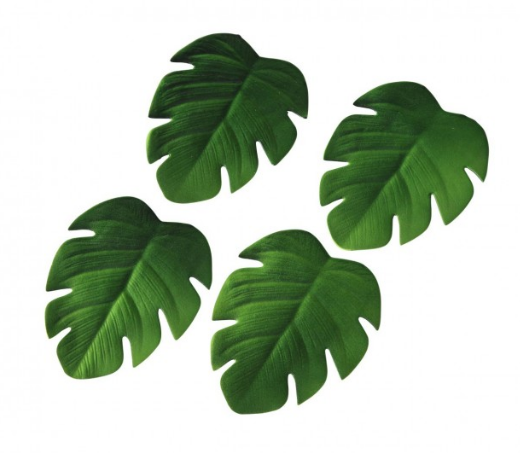
#> input picture practicos/practico2/hojas.png, 520 x 453 px
$ jupyter execute Practico2_julian.ipynb
#> lines starting #> are read from the running program, lines starting #| are printed output that depends on the picture
# Practico 2 - Vision 2020
### Escribir un programa en python que lea una imagen y realice un umbralizado binario, guardando el resultado en otra imagen.
* NOTA: No usar ninguna función de las OpenCV, excepto para leer y guardar la imagen.

[cell 1]
import cv2

Leemos la imagen y obtenemos el tamaño

[cell 2]
img = cv2.imread ('hojas.png', 0)
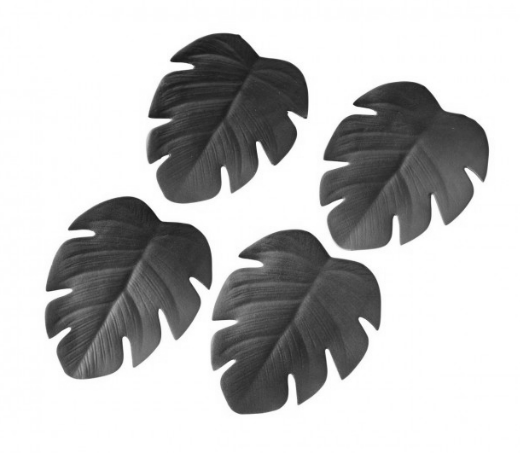
#> img: shape (453, 520); min 25, max 255, mean 191.1
nf, nc = img.shape
#> nf = 453; nc = 520

Recorremos la imagen como si fuera una matriz, al estar en escala de grises va a ser 2D. Si fuera RGB serian 3D.

[cell 3]
for i in range (1, nf):
	for j in range (nc):
		if img[i][j] < 200: # 200 es el umbral para mandar a 0 un pixel.
			img[i][j]=0
		else:
			img[i][j]=255
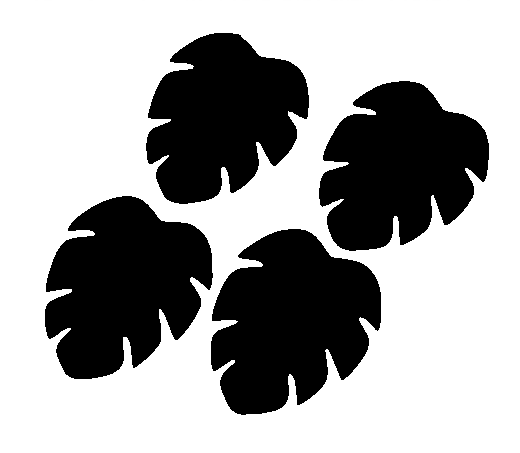
#> img: shape (453, 520); min 0, max 255, mean 165.6
